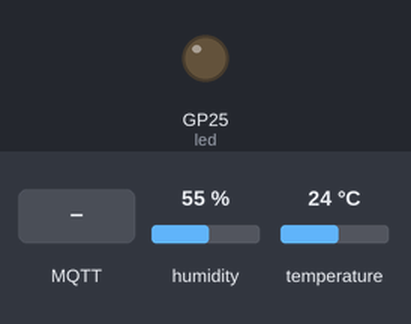
Bench run of a program on a simulated Raspberry Pi Pico running MicroPython. On the bench: output pins drawn as LEDs (lit = HIGH). The test bench sets the inputs (shaded band); at power-on: humidity 55 %, temperature 24 °C. WiFi joins after 1.5 s; no MQTT or app messages arrive unless stated; library files of the repository ran but are not shown: ahtx0.py; what the program prints to the serial console is not drawn.

Above: at 3.3 s.
3.4 s: MQTT message "1" arrives on the first subscribed topic
At 7.43 s:
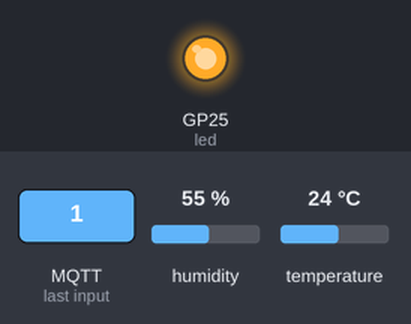
Timing chart, 0 to 14.2 s (numbered marks = the images above; inputs shaded):
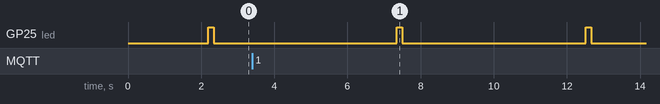

Measured:
- by itself, GP25 (led): alternates HIGH for 0.15 s and LOW for 5.0 s

The program:

main.py
```python
import utime
import machine
from machine import Pin, I2C
import wlanConnect
import ahtx0

from umqtt.simple import MQTTClient
wlanConnect.connect2WLAN()
led = machine.Pin("LED", machine.Pin.OUT)

# I2C for the Wemos D1 Mini with ESP8266
i2c = I2C(0, scl=Pin(5), sda=Pin(4))

# Create the sensor object using I2C
sensor = ahtx0.AHT10(i2c)

#mqtt variables
mqtt_server = '10.0.0.225'
client_id = 'pico2w'
topic_pub_temp = b'pico/Temp'
topic_pub_humid = b'pico/Humidity'
topic_pub_avgTemp = b'pico/AvgTemp'
topic_pub_avgHumid = b'pico/AvgHumidity'
# Topic to subscribe to for receiving temperature offset
topic_sub_offset = b'pico/offset'
offset = 0

# Define a callback function for received messages
def sub_callback(topic, msg):
    """
    This function is called whenever a message is received.
    - topic: The topic the message was published on.
    - msg: The message payload.
    """
    print(f"New message on topic: {topic.decode('utf-8')}")
    decoded_msg = msg.decode('utf-8')
    print(f"Message: {decoded_msg}")

    # Add logic to act on the message
    global offset
    offset = float(decoded_msg)

# mqtt connection
def mqtt_connect():
   client = MQTTClient(client_id, mqtt_server, port=1883, keepalive=3600)
   client.set_callback(sub_callback)
   client.connect()
   print('Connected to %s MQTT Broker'%(mqtt_server))
   client.subscribe(topic_sub_offset)
   return client
def reconnect():
   print('Failed to connect to the MQTT Broker. Reconnecting...')
   utime.sleep(5)
   machine.reset()
try:
   client = mqtt_connect()
except OSError as e:
   reconnect()
samples = 0
avgTemp = 0
avgHumid = 0
while True:
    led.on()
    utime.sleep(0.15)
    led.off()
    print("\nTemperature: %0.3f C" % sensor.temperature) #formatted_num = "{:.2f}".format(num)  # format to 2 decimal places
    print("Humidity: %0.3f %%" % sensor.relative_humidity)
    #send values to mqtt
    client.check_msg()
    print("offset = " + str(offset))
    temperature = "{:.2F}".format(((sensor.temperature * 9/5) +32) + offset) # sensor runs a bit high, + 1.1 degrees F
    humidity = "{:.2F}".format(sensor.relative_humidity)
    client.publish(topic_pub_temp, str(temperature))
    client.publish(topic_pub_humid, str(humidity))
    avgTemp = avgTemp + float(temperature)
    avgHumid = avgHumid + float(humidity)
    samples += 1
    if samples == 36 :
        avgTemp /= samples
        avgHumid /= samples
        client.publish(topic_pub_avgTemp, str("{:.2F}".format(avgTemp)))
        client.publish(topic_pub_avgHumid, str("{:.2F}".format(avgHumid)))
        avgTemp = int(0)
        avgHumid = int(0)
        samples = int(0)
        print("averages published")
    utime.sleep(5)
```

wlanConnect.py
```python
import network
import time

def connect2WLAN():
    ssid = '9CDA2'
    password = '5057711982'

    wlan = network.WLAN(network.STA_IF)
    wlan.active(True)
    wlan.connect(ssid, password)

    max_wait = 10
    while max_wait > 0:
        if wlan.status() < 0 or wlan.status() >= 3:
            break
        max_wait -= 1
        print('waiting for connection...')
        time.sleep(1)

    if wlan.status() != 3:
        print('connection failed')
        if wlan.status() == -3:
            print('Wrong Password')
        elif wlan.status() == -2:
            print('AP not found')
        else:
            print(f"Status code: {wlan.status()}")
    else:
        print('connected2wifi')
        print('network config:', wlan.ifconfig())
```
